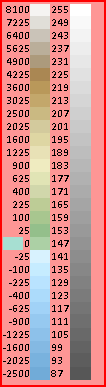
#> input picture general/color swatch.png, 106 x 387 px
$ python image2nc.py
#> lines starting #> are read from the running program, lines starting #| are printed output that depends on the picture
#> the answer given: ../general/color swatch.png
#> the answer given: 1
#> the answer given: 3
#> the answer given: 3
#> the answer given: 3
#> the answer given: out.png
from netCDF4 import Dataset as ds
from PIL import Image
import os
import numpy as np

Image.MAX_IMAGE_PIXELS = 1e12

def Makenc(infile, outname, sctyp, maxel, minel=0, sealev=0):
#> called with infile = 'gospl/../general/color swatch.png', outname = 'gospl/out.png', sctyp = 1, maxel = 3, minel = 3, sealev = 3
    np.seterr(divide='ignore',invalid='ignore')
    hmap = Image.open(infile)
#> hmap is the input picture: PIL image 106x387 P; mean R, G, B 208.8, 147, 143.6
    m = hmap.mode
#> m = 'P'
    hmap = hmap.convert('F')
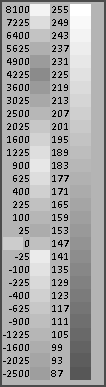
#> hmap: PIL image 106x387 F; min 0, max 255, mean 165.1
    data = np.asarray(hmap)
    if m=='L' or m=='P' or m=='RGB' or m=='RGBA' or m=='LA' or m=='PA' or m=='La':
        data = data*255
    if sctyp == 1:
        maxim = 65535
        minim = 0
    else:
        maxim = np.amax(data)
        minim = np.amin(data)
    data = data - sealev
    data = np.where(data >= 0, maxel * data / (maxim - sealev), -minel * data / (sealev - minim))
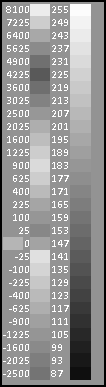
#> data: shape (387, 106) float32; min 0.886, max 3, mean 2.12; drawn with min black and max white
    h=data.shape[0]
#> h = 387
    w=data.shape[1]
#> w = 106

    nc = ds(outname+".nc", "w", format='NETCDF4')
    lat = nc.createDimension("lat",h)
    lon = nc.createDimension("lon",w)
    lats = nc.createVariable("lat","f4",("lat"))
    lons = nc.createVariable("lon","f4",("lon"))
    z = nc.createVariable("z","f4",("lat","lon"))
    z.units = "m"

    hst = 90/h
    wst = 180/w
    lats[:] = np.linspace(90-hst,-90+hst,h)
    lons[:] = np.linspace(-180-wst,180+wst,w)
    z[:]=data[:]
    nc.close
    return

if __name__ == "__main__":
    path = os.path.join(os.path.dirname(__file__), '')
    infile = path+input('Input greyscale image: ')
    sctyp = int(input('''Elevation input:
 1: Input elevation of 0 and 65535 greyscale
 2: Input max and min in-image elevation
 Input type: '''))
    maxel = float(input('Maximum Elevation (m): '))
    minel = float(input('Minimum Elevation (m): '))
    sealev = float(input('Sea Level (0 elevation) on image (0-65535): '))
    outname = path+input('Output name: ')
    Makenc(infile, outname, sctyp, maxel, minel, sealev)
#> (the call stopped at in Makenc, `nc = ds(outname+".nc", "w", format='NETCDF4')`: netCDF4 is not available in this run)
